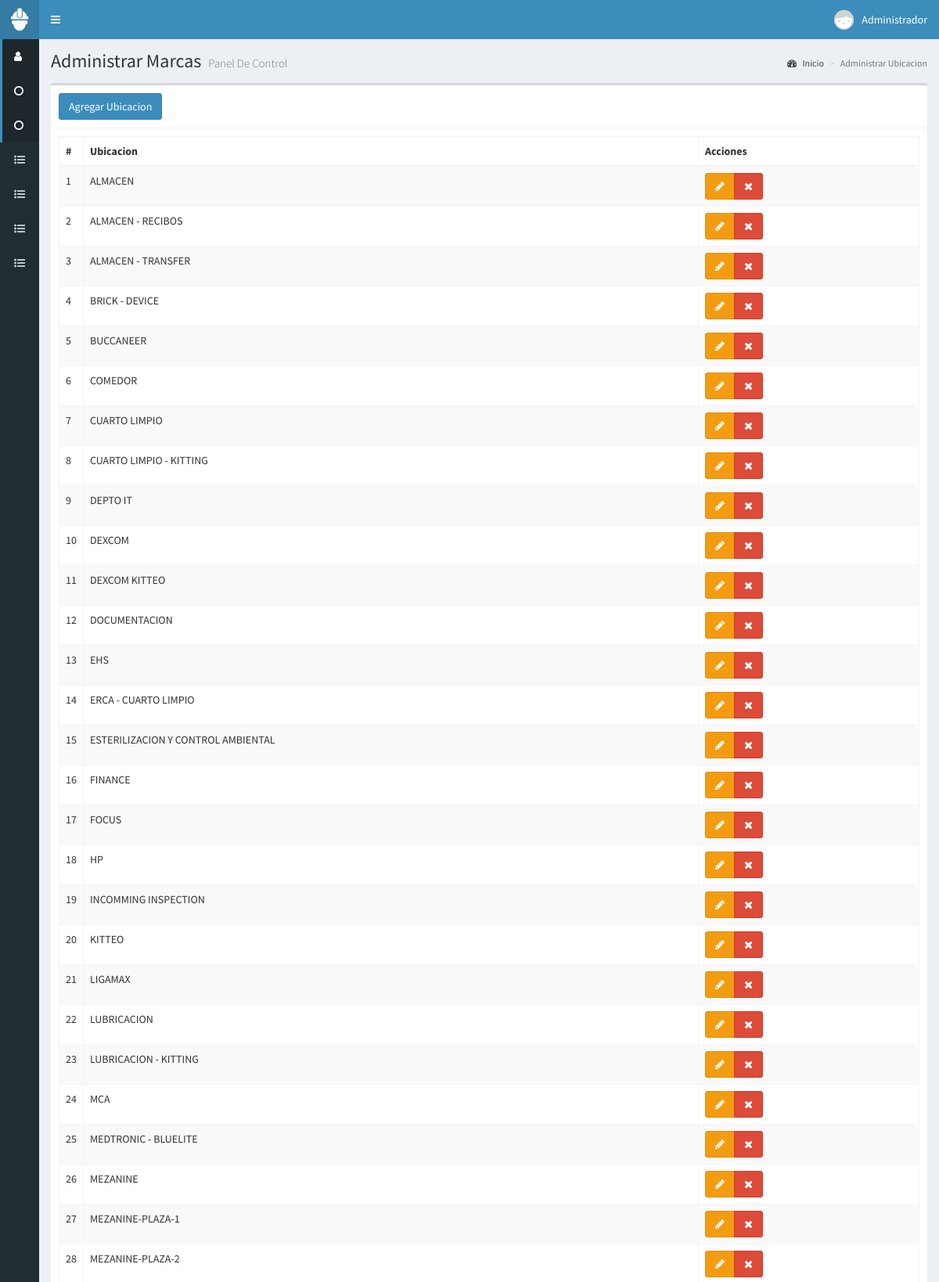
Screenshot of /ubicaciones (signed in, upper part) with the database file from the repository.
### tables this page shows
CREATE TABLE t_Ubicacion
(
  id_ubicacion SMALLINT UNSIGNED PRIMARY KEY AUTO_INCREMENT,
  descripcion VARCHAR(45) NOT NULL	
);

### controladores/plantilla.controlador.php (called while the page is built)
<?php
  class ControladorPlantilla
  {
    static public function ctrPlantilla()
    {
      include "vistas/plantilla.php";
    }
  }

### index.php (called while the page is built, shortened)
<?php
require_once "controladores/plantilla.controlador.php";
require_once "controladores/ventas.controlador.php";
require_once "controladores/ubicaciones.controlador.php";
require_once "controladores/subir-csv.controlador.php";
require_once "modelos/ubicaciones.modelo.php";
$plantilla = new ControladorPlantilla();
$plantilla->ctrPlantilla();

### controladores/ubicaciones.controlador.php (called while the page is built, shortened)
<?php
  class ControladorUbicaciones
  {
		static public function ctrMostrarUbicaciones($item,$valor)
		{
			$tabla = "t_Ubicacion";
			$respuesta = ModeloUbicaciones::mdlMostrarUbicaciones($tabla,$item,$valor);
			return $respuesta;
		}
  }
?>

### modelos/conexion.php (called while the page is built)
<?php
  class Conexion
  {
    static public function conectar()
    {
      $link = new PDO("mysql:host=localhost;dbname=bd_responsivas",
                      "usuario_responsiva",
											"responsivas-2020");
			$link->setAttribute(PDO::ATTR_ERRMODE, PDO::ERRMODE_EXCEPTION);
			$mitz="America/Tijuana";
			$tz = (new DateTime('now', new DateTimeZone($mitz)))->format('P');
			$link->exec("SET time_zone='$tz';");
      $link->exec("set names utf8");
      return $link;
    }
  }
?>

### modelos/ubicaciones.modelo.php (called while the page is built, shortened)
<?php
	require_once "conexion.php";
	class ModeloUbicaciones
	{
    static public function mdlMostrarUbicaciones($tabla,$item,$valor)
    {
			if ($item != null)
			{
				$stmt = Conexion::conectar()->prepare("SELECT * FROM $tabla WHERE $item = :$item");
				$stmt->bindParam(":".$item,$valor, PDO::PARAM_STR);
				$stmt->execute();
				$registros = $stmt->fetch();
				$stmt->closeCursor();
				$stmt=null;
				return $registros;
			}
			else
			{
				$stmt = Conexion::conectar()->prepare("SELECT * FROM $tabla ORDER BY descripcion");
				$stmt->execute();
				$registros = $stmt->fetchAll();
				return $registros;
			}
		}
	}
?>

### vistas/modulos/ubicaciones.php (the view, shortened to what this page needs)
<div class="content-wrapper">
  <section class="content-header">
    <h1>
      Administrar Marcas
      <small>Panel De Control</small>
    </h1>
    <ol class="breadcrumb">
      <li><a href="inicio"><i class="fa fa-dashboard"></i> Inicio</a></li>
      <li class="active">Administrar Ubicacion</li>
    </ol>
  </section>
  <section class="content">
    <div class="box">
      <div class="box-header with-border">
        <button class="btn btn-primary"  data-toggle="modal" data-target="#modalAgregarUbicacion">
          Agregar Ubicacion
        </button>
      </div>
      <div class="box-body">
        <table class="table table-bordered table-striped dt-responsive tablas">
          <thead>
            <tr>
              <th style="width:10px">#</th>
              <th>Ubicacion</th>
              <th>Acciones </th>
            </tr>
          </thead>
          <tbody>
					<?php
						$item = null;
						$valor = null;
						$ubicacion = ControladorUbicaciones::ctrMostrarUbicaciones($item,$valor);
						foreach ($ubicacion as $key => $value)
						{
							echo '
										<tr>
											<td>'.($key+1).'</td>
											<td class="text-uppercase">'.$value["descripcion"].'</td>
											<td>
												<div class="btn-group">
													<button class="btn btn-warning btnEditarUbicacion" idUbicacion="'.$value["id_ubicacion"].'" data-toggle="modal" data-target="#modalEditarUbicacion"><i class="fa fa-pencil"></i></button>';
													if ($_SESSION["perfil"] == "Administrador")
													{
														echo '
													<button class="btn btn-danger btnEliminarUbicacion" idUbicacion="'.$value["id_ubicacion"].'"><i class="fa fa-times"></i></button>';
													}
												echo '</div>
											</td>
										</tr>';
						}
					?>
          </tbody>
        </table>
      </div>
    </div>
  </section>
</div>

### rows the page displays
t_ubicacion: descripcion "ALMACEN"
t_ubicacion: descripcion "ALMACEN - RECIBOS"
t_ubicacion: descripcion "ALMACEN - TRANSFER"
t_ubicacion: descripcion "BRICK - DEVICE"
t_ubicacion: descripcion "BUCCANEER"
t_ubicacion: descripcion "COMEDOR"
t_ubicacion: descripcion "CUARTO LIMPIO"
t_ubicacion: descripcion "CUARTO LIMPIO - KITTING"
t_ubicacion: descripcion "DEPTO IT"
t_ubicacion: descripcion "DEXCOM"
t_ubicacion: descripcion "DEXCOM KITTEO"
t_ubicacion: descripcion "DOCUMENTACION"
t_ubicacion: descripcion "EHS"
t_ubicacion: descripcion "ERCA - CUARTO LIMPIO"
t_ubicacion: descripcion "ESTERILIZACION Y CONTROL AMBIENTAL"
t_ubicacion: descripcion "FINANCE"
t_ubicacion: descripcion "FOCUS"
t_ubicacion: descripcion "HP"
t_ubicacion: descripcion "INCOMMING INSPECTION"
t_ubicacion: descripcion "KITTEO"
t_ubicacion: descripcion "LIGAMAX"
t_ubicacion: descripcion "LUBRICACION"
t_ubicacion: descripcion "LUBRICACION - KITTING"
t_ubicacion: descripcion "MCA"
t_ubicacion: descripcion "MEDTRONIC - BLUELITE"
t_ubicacion: descripcion "MEZANINE"
t_ubicacion: descripcion "MEZANINE-PLAZA-1"
t_ubicacion: descripcion "MEZANINE-PLAZA-2"

### other values shown
$_SESSION["nombre"] "Administrador"
